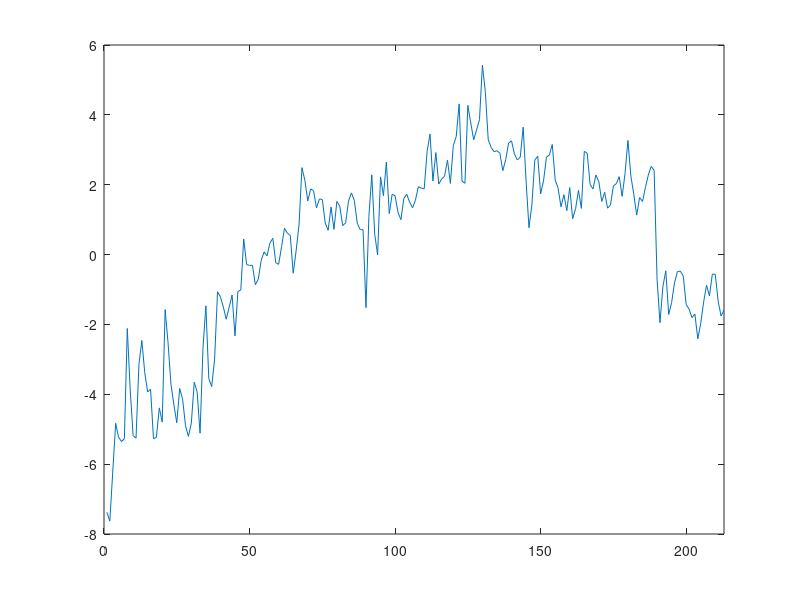
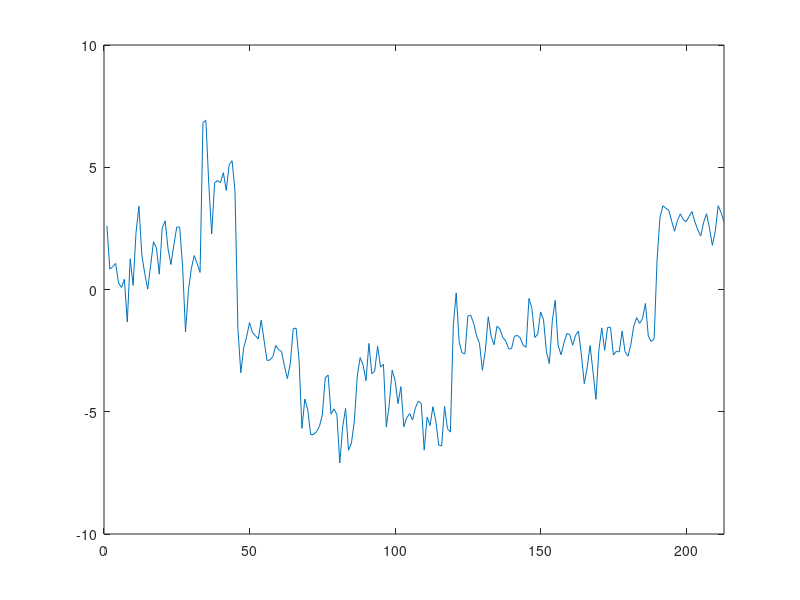
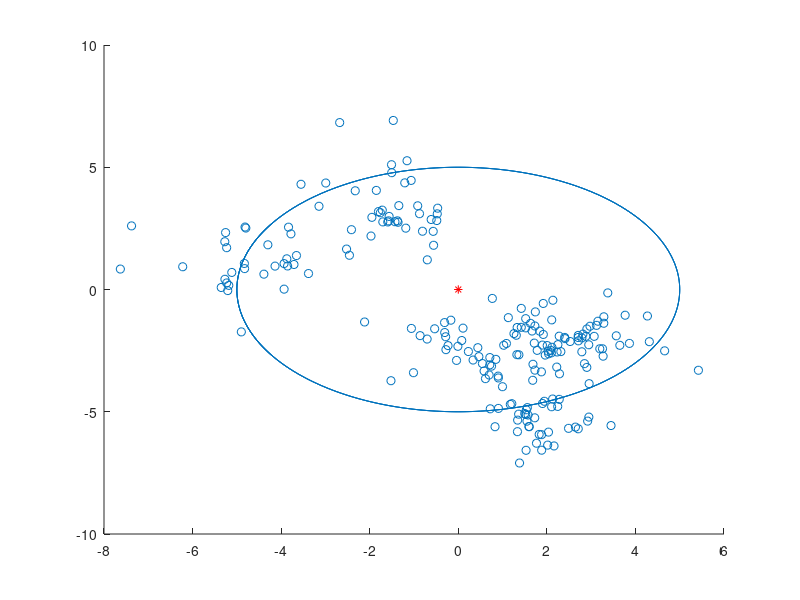

These charts were generated, in order, by the following MATLAB code: (Note: this script raises an error after producing the figures.)
coordinatesFile = fopen('Coordinates.txt','r');
coordinatesFileFormat = '%s %f %f';
coordinatesFileData = textscan(coordinatesFile,coordinatesFileFormat,'Delimiter',',');
fclose(coordinatesFile);

xCoord = 0;
yCoord = 0;

xTrueCoord = 7.4;
yTrueCoord = 4.4;

for i = 2:length(coordinatesFileData{1})
   xCoord = [xCoord coordinatesFileData{2}(i)]; 
   yCoord = [yCoord coordinatesFileData{3}(i)];
end

xCoord = xCoord(2:end);
yCoord = yCoord(2:end);

xCoordError = xCoord - xTrueCoord;
yCoordError = yCoord - yTrueCoord;

timeIndex = 1:length(xCoordError);

figure('Name','X Coordinate Error.');
plot(timeIndex,xCoordError);
xlim([0 length(xCoordError)]);

figure('Name','Y Coordinate Error.');
plot(timeIndex,yCoordError);
xlim([0 length(yCoordError)]);







figure('Name','Coordinate error');
scatter(xCoordError,yCoordError); hold on;
scatter(0,0,'r','*'); hold on;
t = linspace(-10,10,1000);
circx = 5*cos(t);
circy = 5*sin(t);
plot(circx,circy);


figure('Name','X Coordinate Error Histogram');
histogram(xCoordError,25);

figure('Name','Y Coordinate Error Histogram');
histogram(yCoordError,25);


xCoordErrorSTD = std2(xCoordError)
xCoordErrorVAR = var(xCoordError)

yCoordErrorSTD = std2(yCoordError)
yCoordErrorVAR = var(yCoordError)

